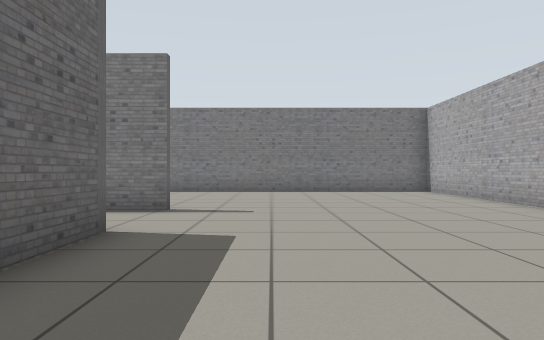
View 1 (above)

18 first-person views from a walk through a robot-simulator world made for Gazebo. The camera is 0.72 m above the floor, looks level and sees 70° across. The floor is counted in squares, 1 m on a side. Each view is taken from the middle of a square. On the plan, view 1 faces up. The plan holds only what a view shows up to about 11 squares ahead; the rest is blank.

View 2
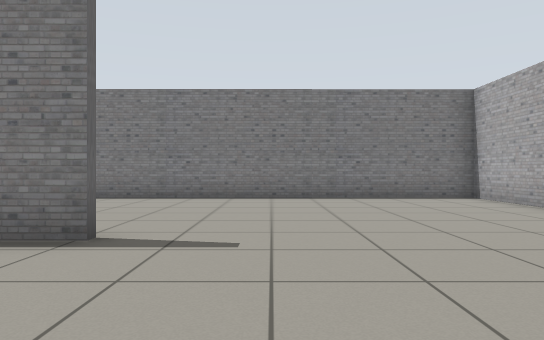

View 3
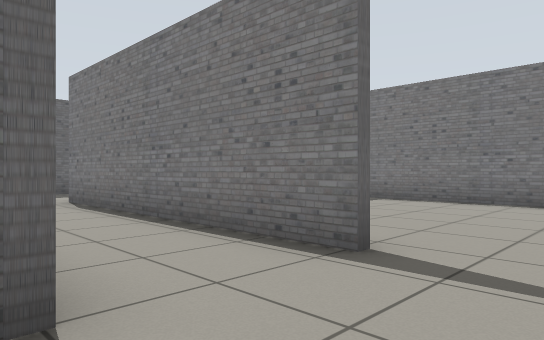

View 4
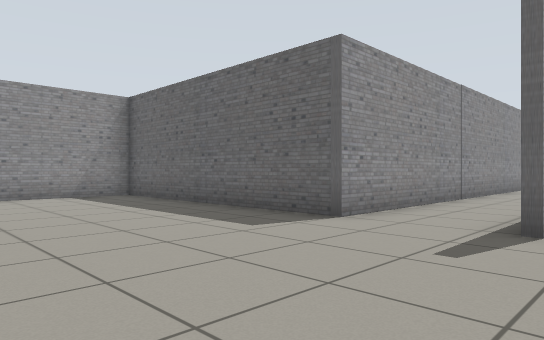

View 5
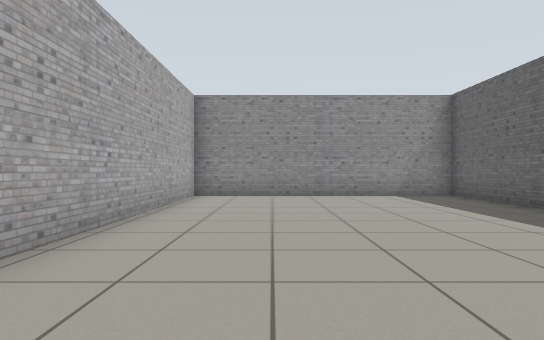

View 6
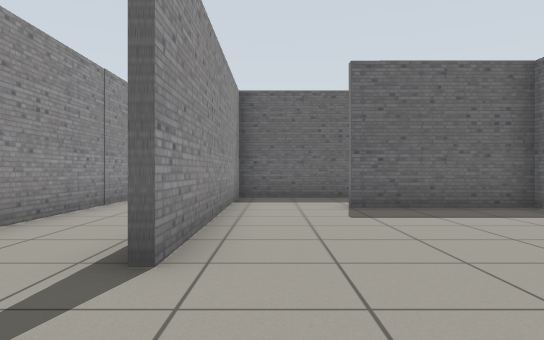

View 7
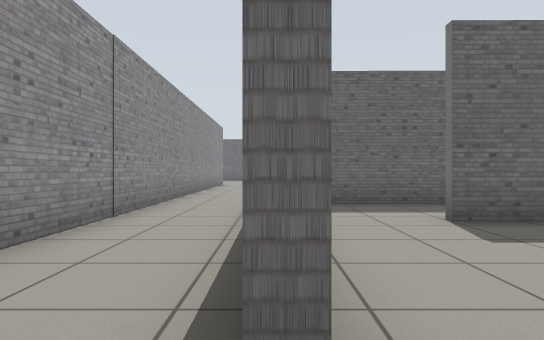

View 8
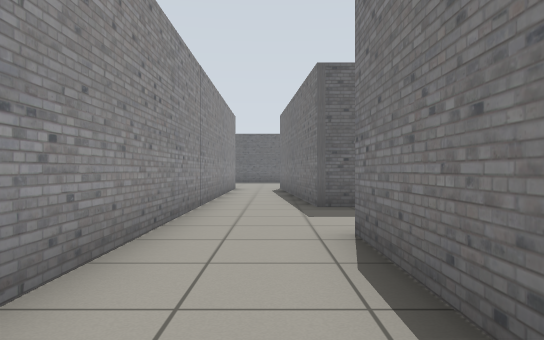

View 9
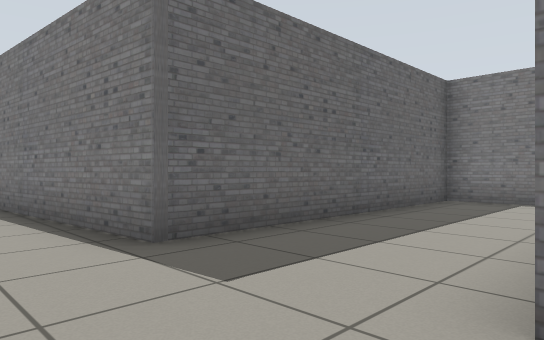

View 10
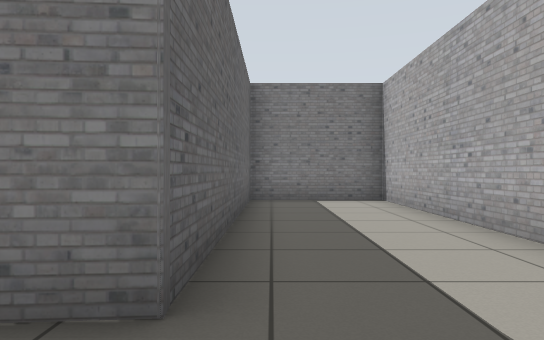

View 11
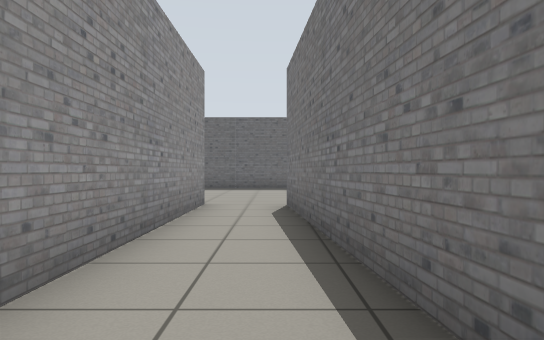

View 12
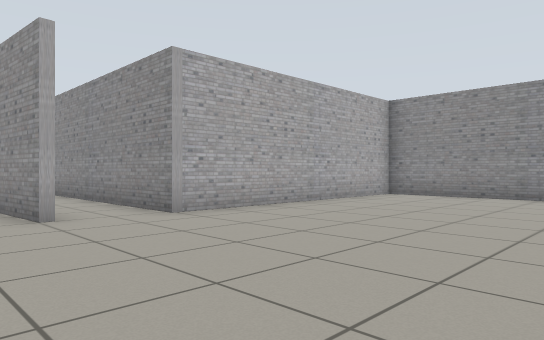

View 13
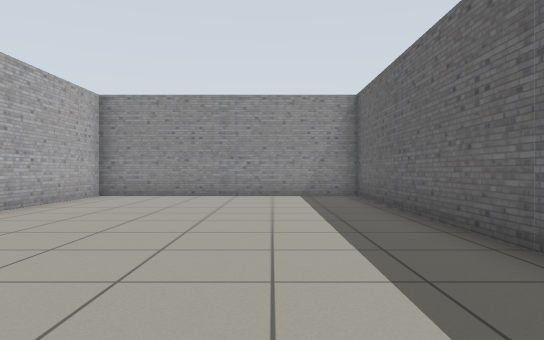

View 14
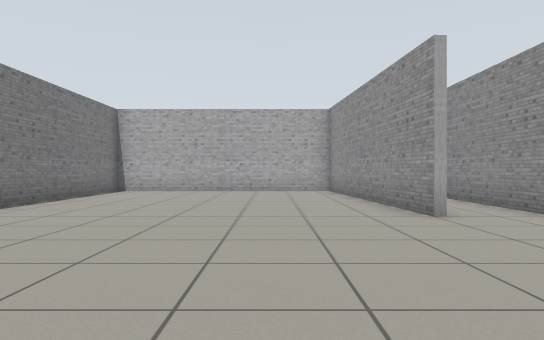

View 15
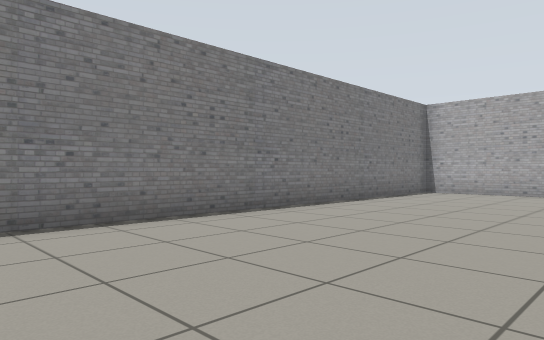

View 16
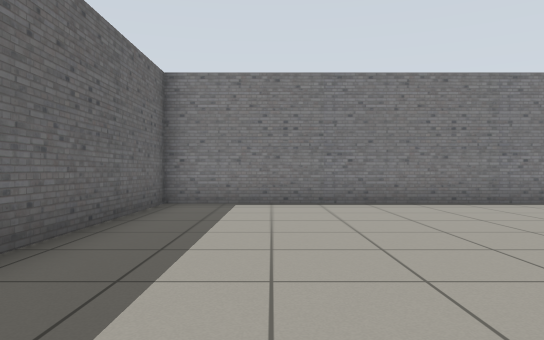

View 17
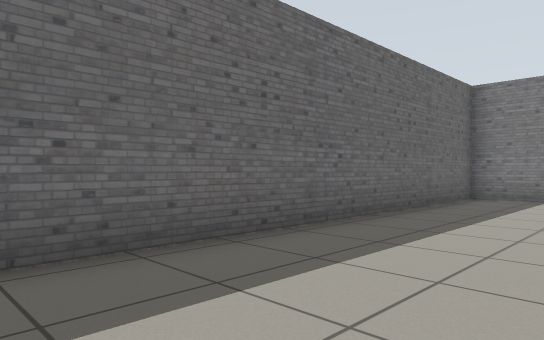

View 18
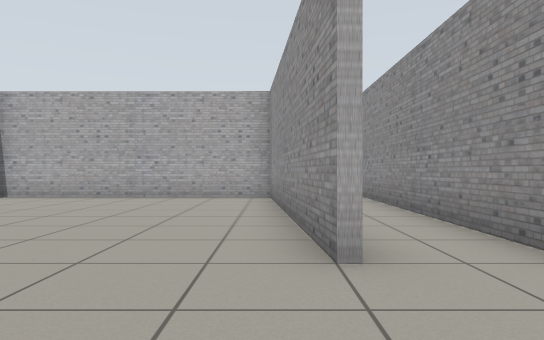

### Floor plan
Ten units are one square. View 1 is at (0, 0); x grows to the right and y downward. Boxes are objects, and circles mark ways between rooms. Rooms are numbered by the first view taken in them; rooms with no view inside come last. Other rooms are left out.
<svg viewBox="-278 -148 335 181">
<path fill="none" stroke="#000" d="M-19 -69 -94 -69M-65 -71 -19 -71M-94 -87 -93 -143 -125 -143 -125 -69 -199 -63M52 -74 52 -130 -64 -130 -64 -94M-202 -46 -19 -46 -20 28 52 28 52 -50M-201 -65 -127 -71 -127 -143M-148 -143 -273 -143 -273 28 -202 28 -202 -46"/>
<circle cx="-200" cy="-50" r="3" fill="#2a7"/>
<text x="-30" y="-60">1</text>
<text x="-220" y="-70">2</text>
</svg>
Room 1 opens to room 2.

Where each view was taken, in squares from view 1:
view 1: 0 up, 0 right, facing up
view 2: 3 up, 0 right, facing up
view 3: 4 up, 0 right, facing up-left
view 4: 8 up, 3 right, facing down-left
view 5: 8 up, 3 right, facing down
view 6: 8 up, 1 right, facing left
view 7: 7 up, 1 left, facing left
view 8: 6 up, 5 left, facing left
view 9: 5 up, 9 left, facing up-left
view 10: 5 up, 12 left, facing up
view 11: 6 up, 12 left, facing left
view 12: 8 up, 26 left, facing down-right
view 13: 8 up, 25 left, facing down
view 14: 9 up, 26 left, facing right
view 15: 9 up, 25 left, facing up-right
view 16: 6 up, 25 left, facing up
view 17: 4 up, 24 left, facing up-left
view 18: 7 up, 23 left, facing right
